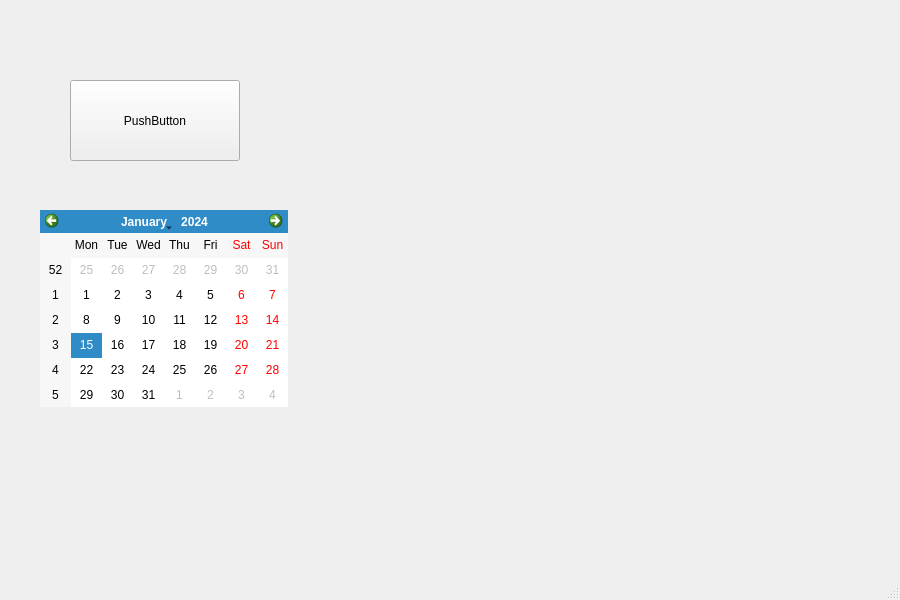
<?xml version="1.0" encoding="UTF-8"?>
<ui version="4.0">
 <class>MainWindow</class>
 <widget class="QMainWindow" name="MainWindow">
  <property name="geometry">
   <rect>
    <x>0</x>
    <y>0</y>
    <width>900</width>
    <height>600</height>
   </rect>
  </property>
  <property name="windowTitle">
   <string>MainWindow</string>
  </property>
  <widget class="QWidget" name="centralwidget">
   <widget class="QPushButton" name="pushButton">
    <property name="geometry">
     <rect>
      <x>70</x>
      <y>80</y>
      <width>170</width>
      <height>81</height>
     </rect>
    </property>
    <property name="text">
     <string>PushButton</string>
    </property>
   </widget>
   <widget class="QCalendarWidget" name="calendarWidget">
    <property name="geometry">
     <rect>
      <x>40</x>
      <y>210</y>
      <width>248</width>
      <height>197</height>
     </rect>
    </property>
   </widget>
  </widget>
  <widget class="QMenuBar" name="menubar">
   <property name="geometry">
    <rect>
     <x>0</x>
     <y>0</y>
     <width>900</width>
     <height>23</height>
    </rect>
   </property>
  </widget>
  <widget class="QStatusBar" name="statusbar"/>
 </widget>
 <resources/>
 <connections/>
</ui>
